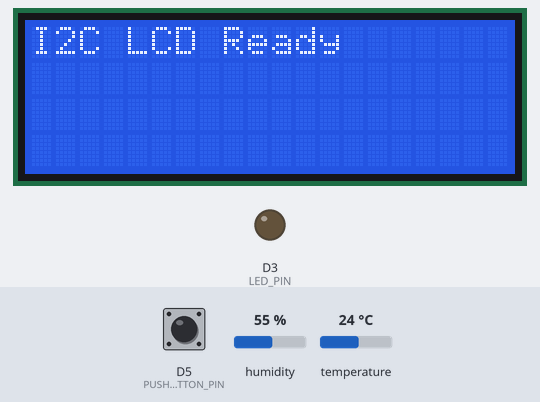
Simulated run of this sketch. Board: ESP8266 (NodeMCU). Parts: 20×4 character LCD, output pins drawn as LEDs (lit = HIGH). Inputs (shaded band) come from the test bench; at power-on: D5 (PUSHBUTTON_PIN) LOW, humidity 55 %, temperature 24 °C. WiFi joins after 1.5 s; servers stay silent unless stated; what the sketch prints to the serial monitor is not drawn.

Above: at 0.1 s.
At 2.3 s:
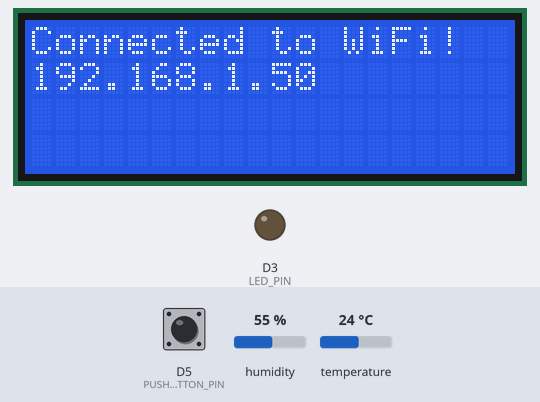

The sketch:

nodemcu_temperature_humidity_sensor.ino
```cpp
// (licence header left out)
/* LIBRARIES */

#include <ESP8266WiFi.h> //installed when you install the ESP8266 board
#include <Wire.h> //used for communicating with I2C devices
/*
 * The library for using an I2C LCD needs a driver to be downloaded and installed.
 * Download the .zip file from: https://github.com/lucasmaziero/LiquidCrystal_I2C (Click on the Code button).
 * To install: With this sketch open, select the Menu option Sketch->Include Library->Add .ZIP libary...
 * Select the downloaded .zip file.
 * The library should now show up in Sketch > Include Library and can be selected for inclusion.
 */
 #include <LiquidCrystal_I2C.h>
 /*
  * The library for reading data from the DHT11 sensor
  * is bundled with the IDE but needs to be installed.
  * Go to Tools->Manage Libraries and search for
  * the DHT sensor library from Adafruit and install it.
  * It needs an other library as a dependency, install that
  * as well when prompted.
  */
 #include "DHT.h"

/* CONSTANT DEFINITIONS */

#define LED_PIN D3
#define ONBOARD_LED D4 //inverted logic: HIGH=off, LOW=on
#define PUSHBUTTON_PIN D5
#define DHT11_PIN D6

/*
 * GLOBAL VARIABLE DEFINITIONS
 * Read up on data types.
 * While Arduino support strings, they take up memory so
 * character arrays are used more often.
 * char* (char pointer) and char[] (array) are similar.
 * const char* points to an immutable string, cannot be interchanged with char*
 */

//The WiFi network name and password configured on your router
//SSID = ServiceSet ID, which is the technical term for a WiFi network name.
const char* ssid = "your_ssid";
const char* password = "your_password";

/*
 * Time variables are used to take actions
 * at a defined frequency, not necessarily in every loop.
 */
unsigned long current_millis; //current time in milliseconds
unsigned long last_dht_reading_millis; //updated every time sensor is read
const unsigned long dht_reading_freq = 15*1000; //15 seconds

/* INITIALIZE OBJECTS
 * Libraries usually follow an object-oriented approach that requires
 * an instance of the class to call its methods.
 */
WiFiClient wifiClient;
/*
 * All I2C components have an address, the default is usually 0x27
 * If that doesn't work, see this:https://playground.arduino.cc/Main/I2cScanner/
 * The init statement accepts the address and the number of columns and rows.
 */
LiquidCrystal_I2C lcd(0x27, 20, 4);
/*
 * The first parameter is the sensor pin and the second specifies the sensor type
 * since this library supports all the DHT-series sensors.
 */
DHT dht(DHT11_PIN, DHT11);

/* LOCAL FUNCTIONS */

/*
 * Function to print to LCD, a convenience function.
 * Takes the row number and the text to display on that row.
 * The entire display is cleared if the clear_all flag is true,
 * else only the row is cleared.
 */
void printToLCD(int row, String text, bool clear_all = false){

  const char* twenty_spaces = "                    ";

  if(clear_all){
    lcd.clear(); //clears the entire display
  }

  lcd.setCursor(0,row-1);
  lcd.print(twenty_spaces); //clears the row
  lcd.setCursor(0,row-1); //cursor has to be set again after printing spaces
  lcd.print(text);
}

/*
 * Function to connect to a WiFi network which should have Internet access.
 */
void connectWiFi() {

  delay(10); //a brief pause to allow the connection to stabilise

  //In a WiFi network one device (the router) is the Access Point
  //and the other devices are referred to to as stations.
  //The ESP32 can act as an access point or a station.
  WiFi.mode(WIFI_STA);
  WiFi.begin(ssid, password); //initiates the connection

  //INFO: on the serial monitor
  Serial.print("Connecting to WiFi: ");
  Serial.println(ssid);

  //INFO: on the LCD
  printToLCD(1, "Connecting to WiFi", true);
  printToLCD(2, ssid, false);

  //Keep trying to connect in a loop, until the status changes to WL_CONNECTED
  while (WiFi.status() != WL_CONNECTED) {
    delay(1000); //with a small delay between connection attempts
    Serial.print("."); //INFO: increasing dots to show progress
  }

  //INFO: on the serial monitor
  Serial.println('\n');
  Serial.println("Connected to WiFi!");
  Serial.print("IP address: ");
  //returns the IP as an IPAddress data type, so convert to String
  Serial.println(WiFi.localIP().toString());

  //INFO: on the LCD
  printToLCD(1, "Connected to WiFi!", true);
  printToLCD(2, WiFi.localIP().toString(), false);
}

/*
 * Function to read data from the DHT11 sensor
 */
void getTemperatureAndHumidity(){

  //Read the temperature and humidity using the library functions
  float temperature = dht.readTemperature();
  float humidity = dht.readHumidity();

  //The float value needs to be converted to a string for display
  char temperature_value_string[8];
  char humidity_value_string[8];

  //Message strings
  char *temperature_message;
  char *humidity_message;

  /*
   * This is a system function which will convert a float to a char array.
   * This results in a leading space if the number is less than width.
   * This can be handled by the app that will read the data so this code is kept simple.
   */
  dtostrf(temperature, 5, 1, temperature_value_string); //5 is total width and 1 is the decimal places (100.0)
  dtostrf(humidity, 3, 0, humidity_value_string); //3 is total width and 0 decimal places (100)

  /*
   * The message format defined here is a pipe-separated string: parameter|value|timestamp.
   * Construct the parameter|value part here,
   * the timestamp is inserted by the publishToMQTT(...) function.
   */
  temperature_message[0] = '\0';
  strcat(temperature_message, "T|");
  strcat(temperature_message, temperature_value_string);

  humidity_message[0] = '\0';
  strcat(humidity_message, "H|");
  strcat(humidity_message, humidity_value_string);

  //DEBUG:
  //Serial.print("Heap: "); Serial.println(ESP.getFreeHeap()); //low heap can cause problems
}

/* SETUP CODE: runs once when the board starts up or resets */
void setup() {

  //Start the serial communication with baud rate suitable for your components.
  Serial.begin(115200);
  //This is additional diagnostics for the WiFi, not required if WiFi is working reliably.
  //Serial.setDebugOutput(true);

  //Set the pin modes, since all pins are capable of both input and output.
  pinMode(LED_PIN, OUTPUT);
  pinMode(PUSHBUTTON_PIN, INPUT);
  pinMode(DHT11_PIN, INPUT);

  //Initialise LED to switched off state.
  digitalWrite(LED_PIN, LOW);

  //Initialize the LCD.
  lcd.begin();
  //Turn on the blacklight and print a message.
  lcd.backlight();
  //Use the local function to display text on the LCD.
  printToLCD(1, "I2C LCD Ready", true);

  //Call the function to connect to WiFi.
  //Keep this commented while you test the board and the LED and Pushbutton connections.
  //When ready, uncommment and compile and upload again.
  connectWiFi();
}

/* MAIN LOOP: runs repeatedly at a very high frequency (1000s of times a second) */
void loop() {

  int button_state = digitalRead(PUSHBUTTON_PIN);

  //Read the state of the pushbutton value and turn the LED on or off.
  //The pushbutton state will be HIGH as long as it is pressed, and LOW when released.
  if (button_state == HIGH) {
    digitalWrite(LED_PIN, HIGH); //turn LED on
  } else {
    digitalWrite(LED_PIN, LOW); //turn LED off
  }

  //Get temperature and humidity readings from DHT11
  //Need not read in every loop, can be spaced out as required
  current_millis = millis();
  //If time since last reading is greater than desired frequency
  if(current_millis - last_dht_reading_millis > dht_reading_freq){
    getTemperatureAndHumidity();
    last_dht_reading_millis = millis();
  }
}
```
